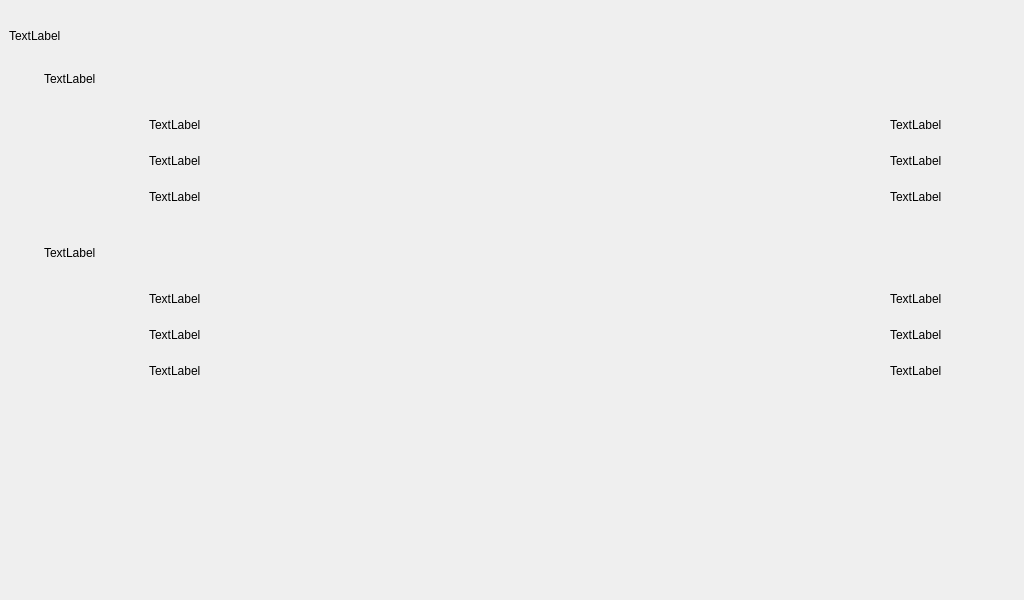
<?xml version="1.0" encoding="UTF-8"?>
<ui version="4.0">
 <class>InformationPage</class>
 <widget class="QWidget" name="InformationPage">
  <property name="geometry">
   <rect>
    <x>0</x>
    <y>0</y>
    <width>1024</width>
    <height>600</height>
   </rect>
  </property>
  <property name="windowTitle">
   <string>Form</string>
  </property>
  <widget class="QFrame" name="verticalFrame">
   <property name="geometry">
    <rect>
     <x>0</x>
     <y>0</y>
     <width>1024</width>
     <height>600</height>
    </rect>
   </property>
   <layout class="QVBoxLayout" name="verticalLayout">
    <item>
     <spacer name="verticalSpacer_2">
      <property name="orientation">
       <enum>Qt::Vertical</enum>
      </property>
      <property name="sizeType">
       <enum>QSizePolicy::Fixed</enum>
      </property>
      <property name="sizeHint" stdset="0">
       <size>
        <width>20</width>
        <height>20</height>
       </size>
      </property>
     </spacer>
    </item>
    <item>
     <widget class="QLabel" name="titleLabel">
      <property name="text">
       <string>TextLabel</string>
      </property>
     </widget>
    </item>
    <item>
     <spacer name="verticalSpacer">
      <property name="orientation">
       <enum>Qt::Vertical</enum>
      </property>
      <property name="sizeType">
       <enum>QSizePolicy::Fixed</enum>
      </property>
      <property name="sizeHint" stdset="0">
       <size>
        <width>20</width>
        <height>20</height>
       </size>
      </property>
     </spacer>
    </item>
    <item>
     <layout class="QHBoxLayout" name="horizontalLayout_4">
      <item>
       <spacer name="horizontalSpacer_13">
        <property name="orientation">
         <enum>Qt::Horizontal</enum>
        </property>
        <property name="sizeType">
         <enum>QSizePolicy::Fixed</enum>
        </property>
        <property name="sizeHint" stdset="0">
         <size>
          <width>35</width>
          <height>20</height>
         </size>
        </property>
       </spacer>
      </item>
      <item>
       <widget class="QLabel" name="masterLabel">
        <property name="minimumSize">
         <size>
          <width>230</width>
          <height>0</height>
         </size>
        </property>
        <property name="maximumSize">
         <size>
          <width>230</width>
          <height>16777215</height>
         </size>
        </property>
        <property name="text">
         <string>TextLabel</string>
        </property>
       </widget>
      </item>
      <item>
       <spacer name="horizontalSpacer_16">
        <property name="orientation">
         <enum>Qt::Horizontal</enum>
        </property>
        <property name="sizeType">
         <enum>QSizePolicy::Expanding</enum>
        </property>
        <property name="sizeHint" stdset="0">
         <size>
          <width>35</width>
          <height>20</height>
         </size>
        </property>
       </spacer>
      </item>
     </layout>
    </item>
    <item>
     <spacer name="verticalSpacer_7">
      <property name="orientation">
       <enum>Qt::Vertical</enum>
      </property>
      <property name="sizeType">
       <enum>QSizePolicy::Fixed</enum>
      </property>
      <property name="sizeHint" stdset="0">
       <size>
        <width>20</width>
        <height>20</height>
       </size>
      </property>
     </spacer>
    </item>
    <item>
     <layout class="QHBoxLayout" name="horizontalLayout_3">
      <item>
       <spacer name="horizontalSpacer_2">
        <property name="orientation">
         <enum>Qt::Horizontal</enum>
        </property>
        <property name="sizeType">
         <enum>QSizePolicy::Fixed</enum>
        </property>
        <property name="sizeHint" stdset="0">
         <size>
          <width>140</width>
          <height>20</height>
         </size>
        </property>
       </spacer>
      </item>
      <item>
       <widget class="QLabel" name="m_comLabel">
        <property name="minimumSize">
         <size>
          <width>260</width>
          <height>0</height>
         </size>
        </property>
        <property name="maximumSize">
         <size>
          <width>260</width>
          <height>16777215</height>
         </size>
        </property>
        <property name="text">
         <string>TextLabel</string>
        </property>
       </widget>
      </item>
      <item>
       <spacer name="horizontalSpacer_6">
        <property name="orientation">
         <enum>Qt::Horizontal</enum>
        </property>
        <property name="sizeType">
         <enum>QSizePolicy::Fixed</enum>
        </property>
        <property name="sizeHint" stdset="0">
         <size>
          <width>10</width>
          <height>20</height>
         </size>
        </property>
       </spacer>
      </item>
      <item>
       <widget class="QLabel" name="dotsLabel">
        <property name="text">
         <string/>
        </property>
        <property name="alignment">
         <set>Qt::AlignCenter</set>
        </property>
       </widget>
      </item>
      <item>
       <spacer name="horizontalSpacer_5">
        <property name="orientation">
         <enum>Qt::Horizontal</enum>
        </property>
        <property name="sizeType">
         <enum>QSizePolicy::Fixed</enum>
        </property>
        <property name="sizeHint" stdset="0">
         <size>
          <width>10</width>
          <height>20</height>
         </size>
        </property>
       </spacer>
      </item>
      <item>
       <widget class="QLabel" name="m_comValue">
        <property name="minimumSize">
         <size>
          <width>90</width>
          <height>0</height>
         </size>
        </property>
        <property name="maximumSize">
         <size>
          <width>90</width>
          <height>16777215</height>
         </size>
        </property>
        <property name="text">
         <string>TextLabel</string>
        </property>
        <property name="alignment">
         <set>Qt::AlignLeading|Qt::AlignLeft|Qt::AlignVCenter</set>
        </property>
       </widget>
      </item>
      <item>
       <spacer name="horizontalSpacer">
        <property name="orientation">
         <enum>Qt::Horizontal</enum>
        </property>
        <property name="sizeType">
         <enum>QSizePolicy::Fixed</enum>
        </property>
        <property name="sizeHint" stdset="0">
         <size>
          <width>35</width>
          <height>20</height>
         </size>
        </property>
       </spacer>
      </item>
     </layout>
    </item>
    <item>
     <spacer name="verticalSpacer_3">
      <property name="orientation">
       <enum>Qt::Vertical</enum>
      </property>
      <property name="sizeType">
       <enum>QSizePolicy::Fixed</enum>
      </property>
      <property name="sizeHint" stdset="0">
       <size>
        <width>20</width>
        <height>10</height>
       </size>
      </property>
     </spacer>
    </item>
    <item>
     <layout class="QHBoxLayout" name="horizontalLayout_5">
      <item>
       <spacer name="horizontalSpacer_3">
        <property name="orientation">
         <enum>Qt::Horizontal</enum>
        </property>
        <property name="sizeType">
         <enum>QSizePolicy::Fixed</enum>
        </property>
        <property name="sizeHint" stdset="0">
         <size>
          <width>140</width>
          <height>20</height>
         </size>
        </property>
       </spacer>
      </item>
      <item>
       <widget class="QLabel" name="m_imuLabel">
        <property name="minimumSize">
         <size>
          <width>80</width>
          <height>0</height>
         </size>
        </property>
        <property name="maximumSize">
         <size>
          <width>80</width>
          <height>16777215</height>
         </size>
        </property>
        <property name="text">
         <string>TextLabel</string>
        </property>
       </widget>
      </item>
      <item>
       <spacer name="horizontalSpacer_9">
        <property name="orientation">
         <enum>Qt::Horizontal</enum>
        </property>
        <property name="sizeType">
         <enum>QSizePolicy::Fixed</enum>
        </property>
        <property name="sizeHint" stdset="0">
         <size>
          <width>10</width>
          <height>20</height>
         </size>
        </property>
       </spacer>
      </item>
      <item>
       <widget class="QLabel" name="dotsLabel_2">
        <property name="text">
         <string/>
        </property>
        <property name="alignment">
         <set>Qt::AlignCenter</set>
        </property>
       </widget>
      </item>
      <item>
       <spacer name="horizontalSpacer_10">
        <property name="orientation">
         <enum>Qt::Horizontal</enum>
        </property>
        <property name="sizeType">
         <enum>QSizePolicy::Fixed</enum>
        </property>
        <property name="sizeHint" stdset="0">
         <size>
          <width>10</width>
          <height>20</height>
         </size>
        </property>
       </spacer>
      </item>
      <item>
       <widget class="QLabel" name="m_imuValue">
        <property name="minimumSize">
         <size>
          <width>90</width>
          <height>0</height>
         </size>
        </property>
        <property name="maximumSize">
         <size>
          <width>90</width>
          <height>16777215</height>
         </size>
        </property>
        <property name="text">
         <string>TextLabel</string>
        </property>
        <property name="alignment">
         <set>Qt::AlignLeading|Qt::AlignLeft|Qt::AlignVCenter</set>
        </property>
       </widget>
      </item>
      <item>
       <spacer name="horizontalSpacer_7">
        <property name="orientation">
         <enum>Qt::Horizontal</enum>
        </property>
        <property name="sizeType">
         <enum>QSizePolicy::Fixed</enum>
        </property>
        <property name="sizeHint" stdset="0">
         <size>
          <width>35</width>
          <height>20</height>
         </size>
        </property>
       </spacer>
      </item>
     </layout>
    </item>
    <item>
     <spacer name="verticalSpacer_4">
      <property name="orientation">
       <enum>Qt::Vertical</enum>
      </property>
      <property name="sizeType">
       <enum>QSizePolicy::Fixed</enum>
      </property>
      <property name="sizeHint" stdset="0">
       <size>
        <width>20</width>
        <height>10</height>
       </size>
      </property>
     </spacer>
    </item>
    <item>
     <layout class="QHBoxLayout" name="horizontalLayout_6">
      <item>
       <spacer name="horizontalSpacer_4">
        <property name="orientation">
         <enum>Qt::Horizontal</enum>
        </property>
        <property name="sizeType">
         <enum>QSizePolicy::Fixed</enum>
        </property>
        <property name="sizeHint" stdset="0">
         <size>
          <width>140</width>
          <height>20</height>
         </size>
        </property>
       </spacer>
      </item>
      <item>
       <widget class="QLabel" name="m_gpsLabel">
        <property name="minimumSize">
         <size>
          <width>80</width>
          <height>0</height>
         </size>
        </property>
        <property name="maximumSize">
         <size>
          <width>80</width>
          <height>16777215</height>
         </size>
        </property>
        <property name="text">
         <string>TextLabel</string>
        </property>
       </widget>
      </item>
      <item>
       <spacer name="horizontalSpacer_11">
        <property name="orientation">
         <enum>Qt::Horizontal</enum>
        </property>
        <property name="sizeType">
         <enum>QSizePolicy::Fixed</enum>
        </property>
        <property name="sizeHint" stdset="0">
         <size>
          <width>10</width>
          <height>20</height>
         </size>
        </property>
       </spacer>
      </item>
      <item>
       <widget class="QLabel" name="dotsLabel_3">
        <property name="text">
         <string/>
        </property>
        <property name="alignment">
         <set>Qt::AlignCenter</set>
        </property>
       </widget>
      </item>
      <item>
       <spacer name="horizontalSpacer_12">
        <property name="orientation">
         <enum>Qt::Horizontal</enum>
        </property>
        <property name="sizeType">
         <enum>QSizePolicy::Fixed</enum>
        </property>
        <property name="sizeHint" stdset="0">
         <size>
          <width>10</width>
          <height>20</height>
         </size>
        </property>
       </spacer>
      </item>
      <item>
       <widget class="QLabel" name="m_gpsValue">
        <property name="minimumSize">
         <size>
          <width>90</width>
          <height>0</height>
         </size>
        </property>
        <property name="maximumSize">
         <size>
          <width>90</width>
          <height>16777215</height>
         </size>
        </property>
        <property name="text">
         <string>TextLabel</string>
        </property>
        <property name="alignment">
         <set>Qt::AlignLeading|Qt::AlignLeft|Qt::AlignVCenter</set>
        </property>
       </widget>
      </item>
      <item>
       <spacer name="horizontalSpacer_8">
        <property name="orientation">
         <enum>Qt::Horizontal</enum>
        </property>
        <property name="sizeType">
         <enum>QSizePolicy::Fixed</enum>
        </property>
        <property name="sizeHint" stdset="0">
         <size>
          <width>35</width>
          <height>20</height>
         </size>
        </property>
       </spacer>
      </item>
     </layout>
    </item>
    <item>
     <spacer name="verticalSpacer_6">
      <property name="orientation">
       <enum>Qt::Vertical</enum>
      </property>
      <property name="sizeType">
       <enum>QSizePolicy::Fixed</enum>
      </property>
      <property name="sizeHint" stdset="0">
       <size>
        <width>20</width>
        <height>30</height>
       </size>
      </property>
     </spacer>
    </item>
    <item>
     <layout class="QHBoxLayout" name="horizontalLayout_7">
      <item>
       <spacer name="horizontalSpacer_14">
        <property name="orientation">
         <enum>Qt::Horizontal</enum>
        </property>
        <property name="sizeType">
         <enum>QSizePolicy::Fixed</enum>
        </property>
        <property name="sizeHint" stdset="0">
         <size>
          <width>35</width>
          <height>20</height>
         </size>
        </property>
       </spacer>
      </item>
      <item>
       <widget class="QLabel" name="redundantLabel">
        <property name="minimumSize">
         <size>
          <width>230</width>
          <height>0</height>
         </size>
        </property>
        <property name="maximumSize">
         <size>
          <width>230</width>
          <height>16777215</height>
         </size>
        </property>
        <property name="text">
         <string>TextLabel</string>
        </property>
       </widget>
      </item>
      <item>
       <spacer name="horizontalSpacer_21">
        <property name="orientation">
         <enum>Qt::Horizontal</enum>
        </property>
        <property name="sizeType">
         <enum>QSizePolicy::Expanding</enum>
        </property>
        <property name="sizeHint" stdset="0">
         <size>
          <width>35</width>
          <height>20</height>
         </size>
        </property>
       </spacer>
      </item>
     </layout>
    </item>
    <item>
     <spacer name="verticalSpacer_9">
      <property name="orientation">
       <enum>Qt::Vertical</enum>
      </property>
      <property name="sizeType">
       <enum>QSizePolicy::Fixed</enum>
      </property>
      <property name="sizeHint" stdset="0">
       <size>
        <width>20</width>
        <height>20</height>
       </size>
      </property>
     </spacer>
    </item>
    <item>
     <layout class="QHBoxLayout" name="horizontalLayout_8">
      <item>
       <spacer name="horizontalSpacer_17">
        <property name="orientation">
         <enum>Qt::Horizontal</enum>
        </property>
        <property name="sizeType">
         <enum>QSizePolicy::Fixed</enum>
        </property>
        <property name="sizeHint" stdset="0">
         <size>
          <width>140</width>
          <height>20</height>
         </size>
        </property>
       </spacer>
      </item>
      <item>
       <widget class="QLabel" name="r_comLabel">
        <property name="minimumSize">
         <size>
          <width>260</width>
          <height>0</height>
         </size>
        </property>
        <property name="maximumSize">
         <size>
          <width>260</width>
          <height>16777215</height>
         </size>
        </property>
        <property name="text">
         <string>TextLabel</string>
        </property>
       </widget>
      </item>
      <item>
       <spacer name="horizontalSpacer_18">
        <property name="orientation">
         <enum>Qt::Horizontal</enum>
        </property>
        <property name="sizeType">
         <enum>QSizePolicy::Fixed</enum>
        </property>
        <property name="sizeHint" stdset="0">
         <size>
          <width>10</width>
          <height>20</height>
         </size>
        </property>
       </spacer>
      </item>
      <item>
       <widget class="QLabel" name="dotsLabel_5">
        <property name="text">
         <string/>
        </property>
        <property name="alignment">
         <set>Qt::AlignCenter</set>
        </property>
       </widget>
      </item>
      <item>
       <spacer name="horizontalSpacer_19">
        <property name="orientation">
         <enum>Qt::Horizontal</enum>
        </property>
        <property name="sizeType">
         <enum>QSizePolicy::Fixed</enum>
        </property>
        <property name="sizeHint" stdset="0">
         <size>
          <width>10</width>
          <height>20</height>
         </size>
        </property>
       </spacer>
      </item>
      <item>
       <widget class="QLabel" name="r_comValue">
        <property name="minimumSize">
         <size>
          <width>90</width>
          <height>0</height>
         </size>
        </property>
        <property name="maximumSize">
         <size>
          <width>90</width>
          <height>16777215</height>
         </size>
        </property>
        <property name="text">
         <string>TextLabel</string>
        </property>
        <property name="alignment">
         <set>Qt::AlignLeading|Qt::AlignLeft|Qt::AlignVCenter</set>
        </property>
       </widget>
      </item>
      <item>
       <spacer name="horizontalSpacer_20">
        <property name="orientation">
         <enum>Qt::Horizontal</enum>
        </property>
        <property name="sizeType">
         <enum>QSizePolicy::Fixed</enum>
        </property>
        <property name="sizeHint" stdset="0">
         <size>
          <width>35</width>
          <height>20</height>
         </size>
        </property>
       </spacer>
      </item>
     </layout>
    </item>
    <item>
     <spacer name="verticalSpacer_10">
      <property name="orientation">
       <enum>Qt::Vertical</enum>
      </property>
      <property name="sizeType">
       <enum>QSizePolicy::Fixed</enum>
      </property>
      <property name="sizeHint" stdset="0">
       <size>
        <width>20</width>
        <height>10</height>
       </size>
      </property>
     </spacer>
    </item>
    <item>
     <layout class="QHBoxLayout" name="horizontalLayout_9">
      <item>
       <spacer name="horizontalSpacer_22">
        <property name="orientation">
         <enum>Qt::Horizontal</enum>
        </property>
        <property name="sizeType">
         <enum>QSizePolicy::Fixed</enum>
        </property>
        <property name="sizeHint" stdset="0">
         <size>
          <width>140</width>
          <height>20</height>
         </size>
        </property>
       </spacer>
      </item>
      <item>
       <widget class="QLabel" name="r_imuLabel">
        <property name="minimumSize">
         <size>
          <width>80</width>
          <height>0</height>
         </size>
        </property>
        <property name="maximumSize">
         <size>
          <width>80</width>
          <height>16777215</height>
         </size>
        </property>
        <property name="text">
         <string>TextLabel</string>
        </property>
       </widget>
      </item>
      <item>
       <spacer name="horizontalSpacer_23">
        <property name="orientation">
         <enum>Qt::Horizontal</enum>
        </property>
        <property name="sizeType">
         <enum>QSizePolicy::Fixed</enum>
        </property>
        <property name="sizeHint" stdset="0">
         <size>
          <width>10</width>
          <height>20</height>
         </size>
        </property>
       </spacer>
      </item>
      <item>
       <widget class="QLabel" name="dotsLabel_6">
        <property name="text">
         <string/>
        </property>
        <property name="alignment">
         <set>Qt::AlignCenter</set>
        </property>
       </widget>
      </item>
      <item>
       <spacer name="horizontalSpacer_24">
        <property name="orientation">
         <enum>Qt::Horizontal</enum>
        </property>
        <property name="sizeType">
         <enum>QSizePolicy::Fixed</enum>
        </property>
        <property name="sizeHint" stdset="0">
         <size>
          <width>10</width>
          <height>20</height>
         </size>
        </property>
       </spacer>
      </item>
      <item>
       <widget class="QLabel" name="r_imuValue">
        <property name="minimumSize">
         <size>
          <width>90</width>
          <height>0</height>
         </size>
        </property>
        <property name="maximumSize">
         <size>
          <width>90</width>
          <height>16777215</height>
         </size>
        </property>
        <property name="text">
         <string>TextLabel</string>
        </property>
        <property name="alignment">
         <set>Qt::AlignLeading|Qt::AlignLeft|Qt::AlignVCenter</set>
        </property>
       </widget>
      </item>
      <item>
       <spacer name="horizontalSpacer_25">
        <property name="orientation">
         <enum>Qt::Horizontal</enum>
        </property>
        <property name="sizeType">
         <enum>QSizePolicy::Fixed</enum>
        </property>
        <property name="sizeHint" stdset="0">
         <size>
          <width>35</width>
          <height>20</height>
         </size>
        </property>
       </spacer>
      </item>
     </layout>
    </item>
    <item>
     <spacer name="verticalSpacer_8">
      <property name="orientation">
       <enum>Qt::Vertical</enum>
      </property>
      <property name="sizeType">
       <enum>QSizePolicy::Fixed</enum>
      </property>
      <property name="sizeHint" stdset="0">
       <size>
        <width>20</width>
        <height>10</height>
       </size>
      </property>
     </spacer>
    </item>
    <item>
     <layout class="QHBoxLayout" name="horizontalLayout_10">
      <item>
       <spacer name="horizontalSpacer_26">
        <property name="orientation">
         <enum>Qt::Horizontal</enum>
        </property>
        <property name="sizeType">
         <enum>QSizePolicy::Fixed</enum>
        </property>
        <property name="sizeHint" stdset="0">
         <size>
          <width>140</width>
          <height>20</height>
         </size>
        </property>
       </spacer>
      </item>
      <item>
       <widget class="QLabel" name="r_gpsLabel">
        <property name="minimumSize">
         <size>
          <width>80</width>
          <height>0</height>
         </size>
        </property>
        <property name="maximumSize">
         <size>
          <width>80</width>
          <height>16777215</height>
         </size>
        </property>
        <property name="text">
         <string>TextLabel</string>
        </property>
       </widget>
      </item>
      <item>
       <spacer name="horizontalSpacer_27">
        <property name="orientation">
         <enum>Qt::Horizontal</enum>
        </property>
        <property name="sizeType">
         <enum>QSizePolicy::Fixed</enum>
        </property>
        <property name="sizeHint" stdset="0">
         <size>
          <width>10</width>
          <height>20</height>
         </size>
        </property>
       </spacer>
      </item>
      <item>
       <widget class="QLabel" name="dotsLabel_7">
        <property name="text">
         <string/>
        </property>
        <property name="alignment">
         <set>Qt::AlignCenter</set>
        </property>
       </widget>
      </item>
      <item>
       <spacer name="horizontalSpacer_28">
        <property name="orientation">
         <enum>Qt::Horizontal</enum>
        </property>
        <property name="sizeType">
         <enum>QSizePolicy::Fixed</enum>
        </property>
        <property name="sizeHint" stdset="0">
         <size>
          <width>10</width>
          <height>20</height>
         </size>
        </property>
       </spacer>
      </item>
      <item>
       <widget class="QLabel" name="r_gpsValue">
        <property name="minimumSize">
         <size>
          <width>90</width>
          <height>0</height>
         </size>
        </property>
        <property name="maximumSize">
         <size>
          <width>90</width>
          <height>16777215</height>
         </size>
        </property>
        <property name="text">
         <string>TextLabel</string>
        </property>
        <property name="alignment">
         <set>Qt::AlignLeading|Qt::AlignLeft|Qt::AlignVCenter</set>
        </property>
       </widget>
      </item>
      <item>
       <spacer name="horizontalSpacer_29">
        <property name="orientation">
         <enum>Qt::Horizontal</enum>
        </property>
        <property name="sizeType">
         <enum>QSizePolicy::Fixed</enum>
        </property>
        <property name="sizeHint" stdset="0">
         <size>
          <width>35</width>
          <height>20</height>
         </size>
        </property>
       </spacer>
      </item>
     </layout>
    </item>
    <item>
     <spacer name="verticalSpacer_5">
      <property name="orientation">
       <enum>Qt::Vertical</enum>
      </property>
      <property name="sizeHint" stdset="0">
       <size>
        <width>20</width>
        <height>40</height>
       </size>
      </property>
     </spacer>
    </item>
   </layout>
  </widget>
  <widget class="QFrame" name="buttonFrame">
   <property name="geometry">
    <rect>
     <x>512</x>
     <y>560</y>
     <width>512</width>
     <height>40</height>
    </rect>
   </property>
   <property name="styleSheet">
    <string notr="true"/>
   </property>
   <property name="lineWidth">
    <number>0</number>
   </property>
   <layout class="QHBoxLayout" name="horizontalButtons">
    <property name="spacing">
     <number>0</number>
    </property>
    <property name="leftMargin">
     <number>0</number>
    </property>
    <property name="topMargin">
     <number>0</number>
    </property>
    <property name="rightMargin">
     <number>0</number>
    </property>
    <property name="bottomMargin">
     <number>0</number>
    </property>
    <item>
     <layout class="QGridLayout" name="buttonLayout">
      <property name="spacing">
       <number>0</number>
      </property>
     </layout>
    </item>
   </layout>
  </widget>
 </widget>
 <resources/>
 <connections/>
</ui>
